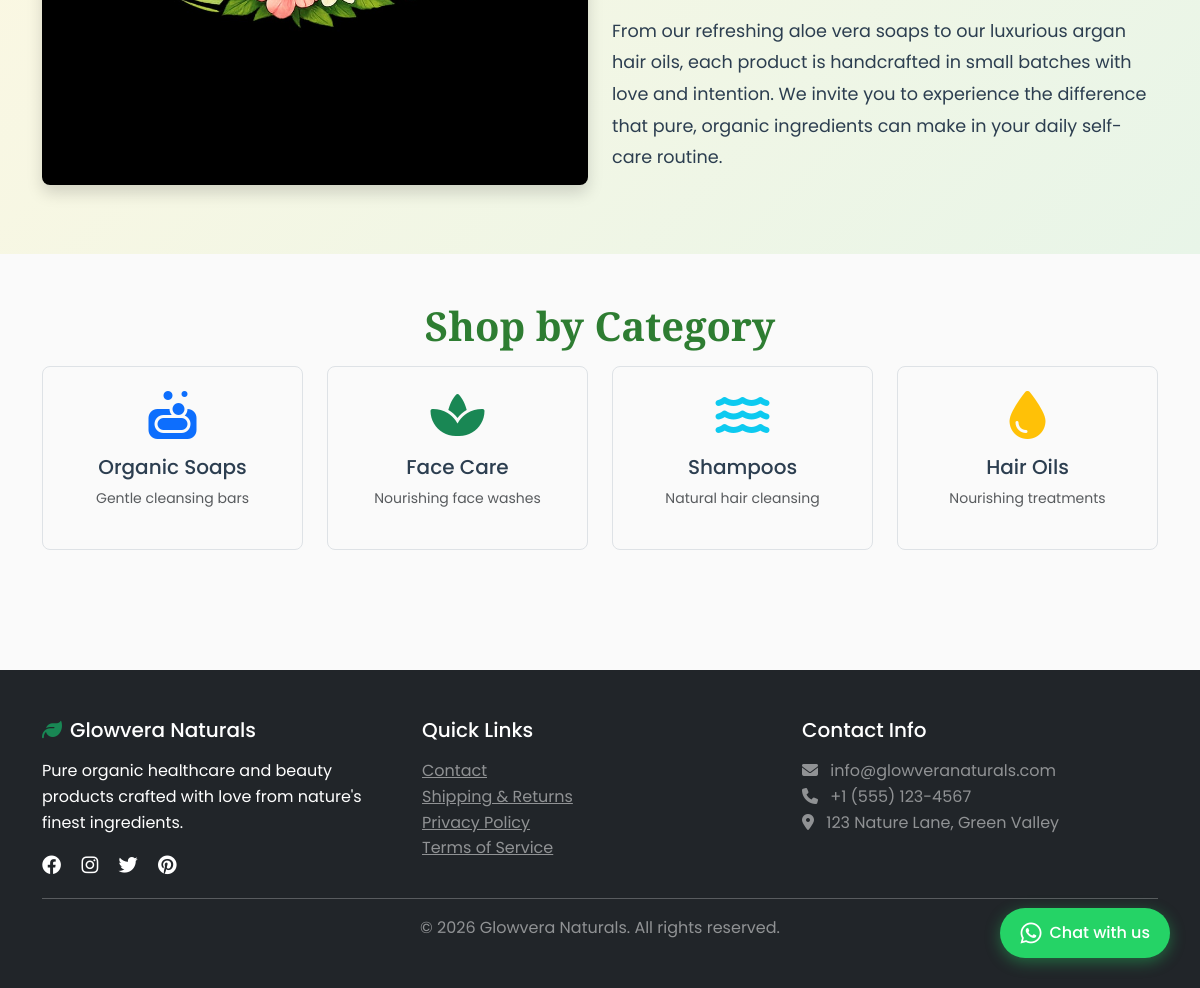
Page / (signed in, lower part) on the earlier database version.
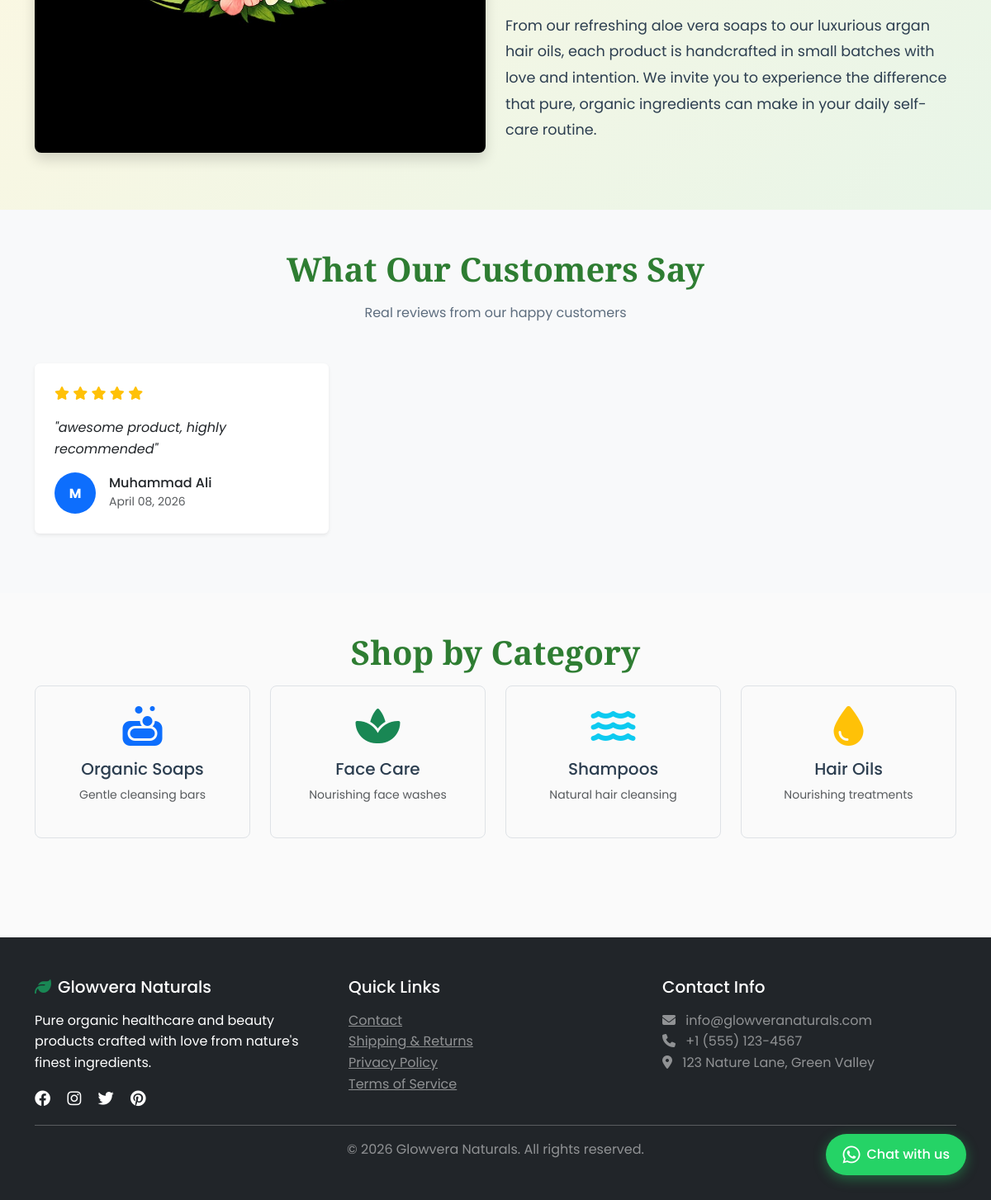
Same page on the later database version.
### app.py (models this page shows)
class Review(db.Model):
    id = db.Column(db.Integer, primary_key=True)
    reviewer_name = db.Column(db.String(100), nullable=False)
    rating = db.Column(db.Integer, nullable=False)  # 1-5 stars
    review_text = db.Column(db.Text, nullable=False)
    review_date = db.Column(db.DateTime, nullable=False)  # Manually set by admin
    product_id = db.Column(db.Integer, db.ForeignKey('product.id'), nullable=True)  # Optional product link
    is_visible = db.Column(db.Boolean, default=True)
    created_at = db.Column(db.DateTime, default=datetime.utcnow)
    product = db.relationship('Product', backref='reviews')

### app.py (the view)
@app.route('/')
def index():
    featured_products = Product.query.filter_by(is_featured=True).limit(6).all()
    visible_reviews = Review.query.filter_by(is_visible=True).order_by(Review.review_date.desc()).limit(6).all()
    return render_template('index.html', featured_products=featured_products, visible_reviews=visible_reviews)

### app.py (called while the page is built)
@app.context_processor
def utility_processor():
    def format_price(price):
        if not price:
            price = 0
        symbol = NATIVE_CURRENCY['symbol']
        return f"{symbol} {int(price):,}"
    return dict(format_price=format_price, currency=NATIVE_CURRENCY)

@login_manager.user_loader
def load_user(user_id):
    return User.query.get(int(user_id))

@app.after_request
def add_security_headers(response):
    response.headers['X-Content-Type-Options'] = 'nosniff'
    response.headers['X-Frame-Options'] = 'SAMEORIGIN'
    response.headers['X-XSS-Protection'] = '1; mode=block'
    if not app.debug:
        response.headers['Strict-Transport-Security'] = 'max-age=31536000; includeSubDomains'
    return response

### templates/index.html (shortened to what this page needs)
{% extends "base.html" %}
{% block content %}
<section id="about" class="about-section">
    <div class="container">
        <div class="row align-items-center">
            <div class="col-lg-6">
                <img src="{{ url_for('static', filename='images/logo.jpeg') }}"
                     alt="About Glowvera Naturals"
                     class="img-fluid rounded-3 shadow">
            </div>
            <div class="col-lg-6">
                <div class="about-content">
                    <p>From our refreshing aloe vera soaps to our luxurious argan hair oils, each product is handcrafted in small batches with love and intention. We invite you to experience the difference that pure, organic ingredients can make in your daily self-care routine.</p>
                </div>
            </div>
        </div>
    </div>
</section>
{% if visible_reviews %}
<section class="py-5 bg-light">
    <div class="container">
        <h2 class="section-title">What Our Customers Say</h2>
        <p class="section-subtitle">Real reviews from our happy customers</p>
        <div class="row">
            {% for review in visible_reviews %}
            <div class="col-lg-4 col-md-6 mb-4">
                <div class="card h-100 border-0 shadow-sm">
                    <div class="card-body p-4">
                        <div class="text-warning mb-3">
                            {% for i in range(review.rating) %}
                            <i class="fas fa-star"></i>
                            {% endfor %}
                        </div>
                        <p class="card-text fst-italic mb-3">"{{ review.review_text }}"</p>
                        <div class="d-flex align-items-center">
                            <div class="bg-primary text-white rounded-circle d-flex align-items-center justify-content-center me-3" style="width: 50px; height: 50px;">
                                <span class="fw-bold">{{ review.reviewer_name[0] }}</span>
                            </div>
                            <div>
                                <h6 class="mb-0">{{ review.reviewer_name }}</h6>
                                <small class="text-muted">{{ review.review_date.strftime('%B %d, %Y') }}</small>
                            </div>
                        </div>
                    </div>
                </div>
            </div>
            {% endfor %}
        </div>
    </div>
</section>
{% endif %}
<section class="py-5">
    <div class="container">
        <h2 class="section-title">Shop by Category</h2>
        <div class="row">
            <div class="col-md-3 col-6 mb-4">
                <div class="category-card text-center p-4 border rounded-3 h-100">
                    <i class="fas fa-soap fa-3x text-primary mb-3"></i>
                    <h5>Organic Soaps</h5>
                    <p class="text-muted small">Gentle cleansing bars</p>
                </div>
            </div>
            <div class="col-md-3 col-6 mb-4">
                <div class="category-card text-center p-4 border rounded-3 h-100">
                    <i class="fas fa-spa fa-3x text-success mb-3"></i>
                    <h5>Face Care</h5>
                    <p class="text-muted small">Nourishing face washes</p>
                </div>
            </div>
            <div class="col-md-3 col-6 mb-4">
                <div class="category-card text-center p-4 border rounded-3 h-100">
                    <i class="fas fa-water fa-3x text-info mb-3"></i>
                    <h5>Shampoos</h5>
                    <p class="text-muted small">Natural hair cleansing</p>
                </div>
            </div>
            <div class="col-md-3 col-6 mb-4">
                <div class="category-card text-center p-4 border rounded-3 h-100">
                    <i class="fas fa-droplet fa-3x text-warning mb-3"></i>
                    <h5>Hair Oils</h5>
                    <p class="text-muted small">Nourishing treatments</p>
                </div>
            </div>
        </div>
    </div>
</section>
{% endblock %}

Differences in the rows shown:
added Review: rating 5 (drawn), review_text "awesome product, highly recommended", reviewer_name "M", reviewer_name "Muhammad Ali", review_date "April 08, 2026"
Other differences:
text now shown: "What Our Customers Say Real reviews from our happy customers"
